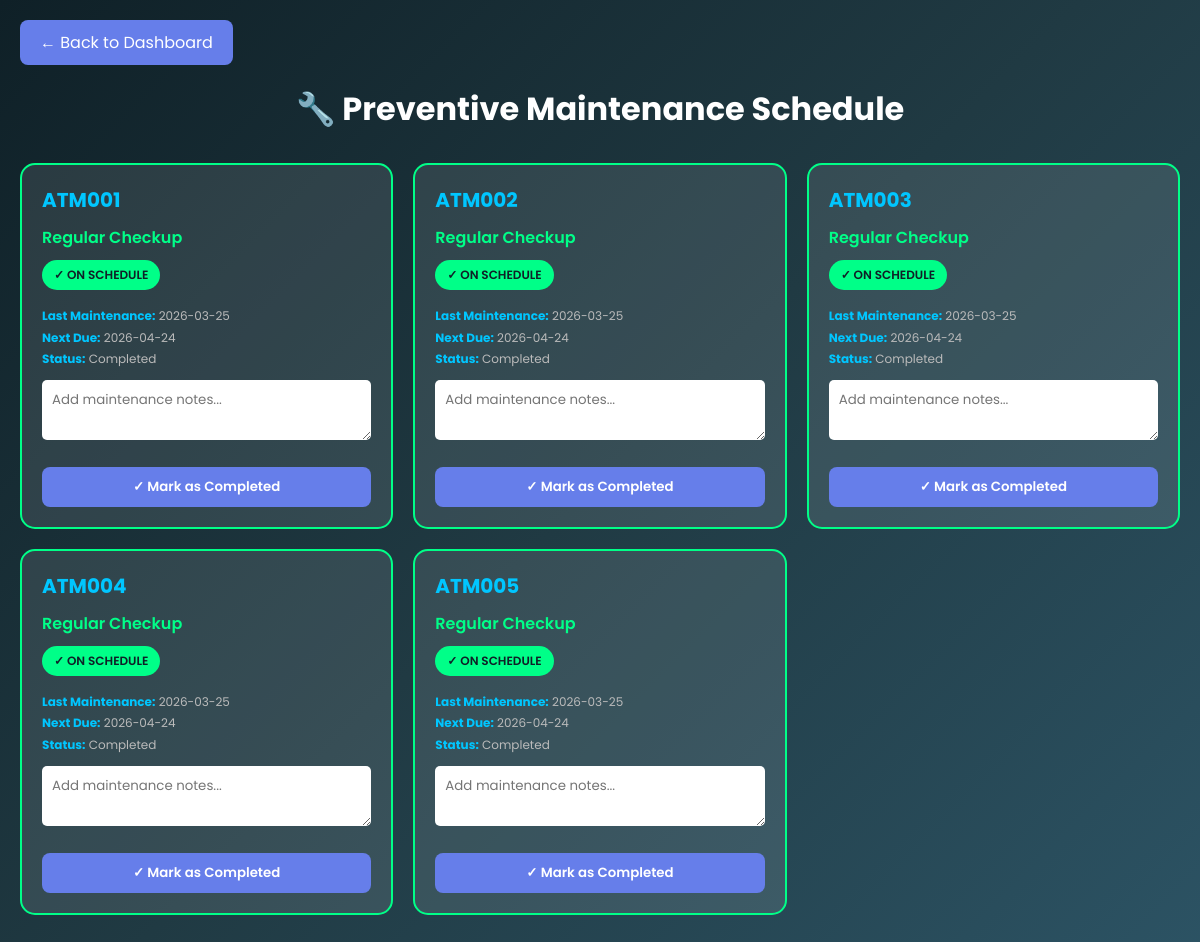
/maintenance (signed in), run on the app's committed database.
### tables this page shows
CREATE TABLE maintenance (
        id INTEGER PRIMARY KEY AUTOINCREMENT,
        atm_id TEXT,
        maintenance_type TEXT,
        last_date TEXT,
        next_due TEXT,
        status TEXT,
        notes TEXT
    );

### bank_server.py (the view)
@app.route("/maintenance")
def maintenance():
    if not session.get("logged_in"):
        return redirect("/login")
    conn = sqlite3.connect(DATABASE)
    cur = conn.cursor()
    cur.execute("SELECT * FROM maintenance ORDER BY next_due ASC")
    rows = cur.fetchall()
    conn.close()
    return render_template("maintenance.html", maintenance_records=rows)

### templates/maintenance.html (shortened to what this page needs)
<!DOCTYPE html>
<html lang="en">
<head>
</head>
<body>
<div class="container">
    <a href="/" class="back-btn">← Back to Dashboard</a>
    <h1>🔧 Preventive Maintenance Schedule</h1>
    <div class="maintenance-grid">
        {% for maint in maintenance_records %}
            {% set today = "2026-02-12" %}
            {% set next_due = maint[4] %}
            {% if next_due <= today %}
                {% set card_class = "maint-card due" %}
                {% set status_class = "status-due" %}
                {% set status_text = "🔴 DUE NOW" %}
            {% else %}
                {% set card_class = "maint-card completed" %}
                {% set status_class = "status-completed" %}
                {% set status_text = "✓ ON SCHEDULE" %}
            {% endif %}
            <div class="{{ card_class }}">
                <div class="atm-id">{{ maint[1] }}</div>
                <div class="maint-type">{{ maint[2] }}</div>
                <span class="status-badge {{ status_class }}">{{ status_text }}</span>
                <div class="maint-info">
                    <strong>Last Maintenance:</strong> {{ maint[3] }}<br>
                    <strong>Next Due:</strong> {{ maint[4] }}<br>
                    <strong>Status:</strong> {{ maint[5] }}
                </div>
                <form method="POST" action="/maintenance/update/{{ maint[0] }}">
                    <textarea name="notes" class="notes-textarea" placeholder="Add maintenance notes...">{{ maint[6] or '' }}</textarea>
                    <button type="submit" class="update-btn">✓ Mark as Completed</button>
                </form>
            </div>
        {% endfor %}
    </div>
</div>
</body>
</html>

### templates/maintenance.html (style rules this page uses)
* { margin: 0; padding: 0; box-sizing: border-box; font-family: 'Poppins', sans-serif; }
body { background: linear-gradient(135deg, #0f2027, #203a43, #2c5364); color: white; min-height: 100vh; padding: 20px; }
.container { max-width: 1200px; margin: 0 auto; }
h1 { text-align: center; margin-bottom: 30px; font-size: 32px; }
.back-btn { display: inline-block; background: #667eea; color: white; padding: 10px 20px; text-decoration: none; border-radius: 8px; margin-bottom: 20px; }
.maintenance-grid { display: grid; grid-template-columns: repeat(auto-fit, minmax(300px, 1fr)); gap: 20px; margin-bottom: 30px; }
.maint-card { background: rgba(255,255,255,0.1); padding: 20px; border-radius: 15px; border: 2px solid transparent; transition: 0.3s; }
.maint-card.completed { border-color: #00ff88; }
.atm-id { font-size: 20px; font-weight: 700; color: #00c6ff; margin-bottom: 10px; }
.maint-type { color: #00ff88; font-weight: 600; margin-bottom: 10px; }
.status-badge { display: inline-block; padding: 6px 12px; border-radius: 20px; font-size: 12px; font-weight: 600; margin-bottom: 15px; }
.status-completed { background: #00ff88; color: #0f2027; }
.maint-info { font-size: 12px; color: #bbb; margin-bottom: 10px; line-height: 1.8; }
.maint-info strong { color: #00c6ff; }
.update-btn { width: 100%; background: #667eea; color: white; border: none; padding: 10px; border-radius: 8px; cursor: pointer; font-weight: 600; margin-top: 10px; transition: 0.3s; }
.notes-textarea { width: 100%; padding: 10px; border-radius: 5px; border: none; margin-bottom: 10px; color: #333; font-family: 'Poppins', sans-serif; resize: vertical; min-height: 60px; }

### data on the page
maintenance: atm "ATM001", maintenance_type "Regular Checkup", status_text "✓ ON SCHEDULE", last_date "2026-03-25", next_due "2026-04-24", status "Completed"
maintenance: atm "ATM002", maintenance_type "Regular Checkup", status_text "✓ ON SCHEDULE", last_date "2026-03-25", next_due "2026-04-24", status "Completed"
maintenance: atm "ATM003", maintenance_type "Regular Checkup", status_text "✓ ON SCHEDULE", last_date "2026-03-25", next_due "2026-04-24", status "Completed"
maintenance: atm "ATM004", maintenance_type "Regular Checkup", status_text "✓ ON SCHEDULE", last_date "2026-03-25", next_due "2026-04-24", status "Completed"
maintenance: atm "ATM005", maintenance_type "Regular Checkup", status_text "✓ ON SCHEDULE", last_date "2026-03-25", next_due "2026-04-24", status "Completed"
